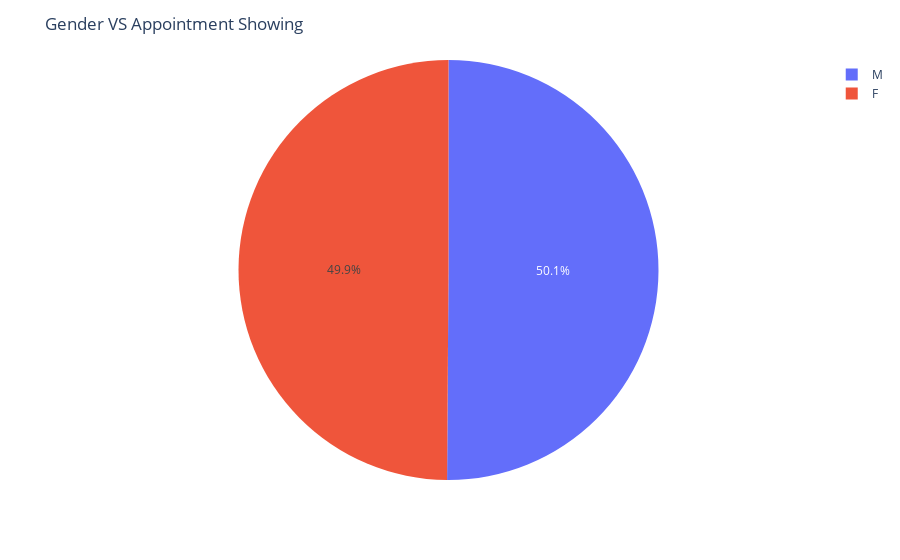
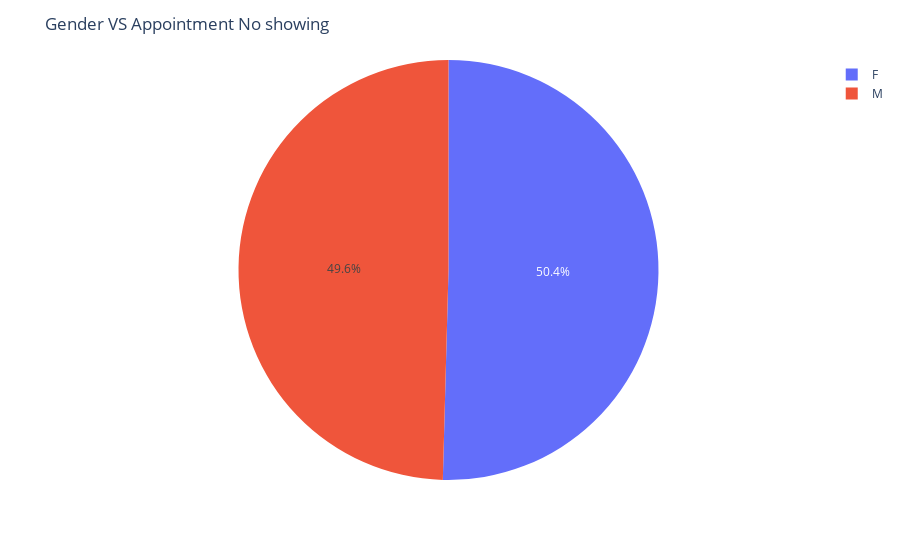

These figures' notebook cell, in order:
### Markdown cell above
### Does the gender has an affect on show or no-show ?

### Code cell
data_visual(df, 'gender')

### Figure 1 — Plotly figure (JSON) as saved in the notebook; plotly's stock layout.template omitted (floating-point values rounded to 4 significant figures)
{"data": [{"domain": {"x": [0, 1], "y": [0, 1]}, "hovertemplate": "gender=%{label}<br>show=%{value}<extra></extra>", "labels": ["F", "M"], "legendgroup": "", "name": "", "showlegend": true, "type": "pie", "values": [0.7969, 0.8003]}], "layout": {"legend": {"tracegroupgap": 0}, "margin": {"t": 60}, "title": {"text": "Gender VS Appointment Showing"}}}

### Figure 2 — Plotly figure (JSON) as saved in the notebook; plotly's stock layout.template omitted (floating-point values rounded to 4 significant figures)
{"data": [{"domain": {"x": [0, 1], "y": [0, 1]}, "hovertemplate": "gender=%{label}<br>no_show=%{value}<extra></extra>", "labels": ["F", "M"], "legendgroup": "", "name": "", "showlegend": true, "type": "pie", "values": [0.2031, 0.1997]}], "layout": {"legend": {"tracegroupgap": 0}, "margin": {"t": 60}, "title": {"text": "Gender VS Appointment No showing"}}}
